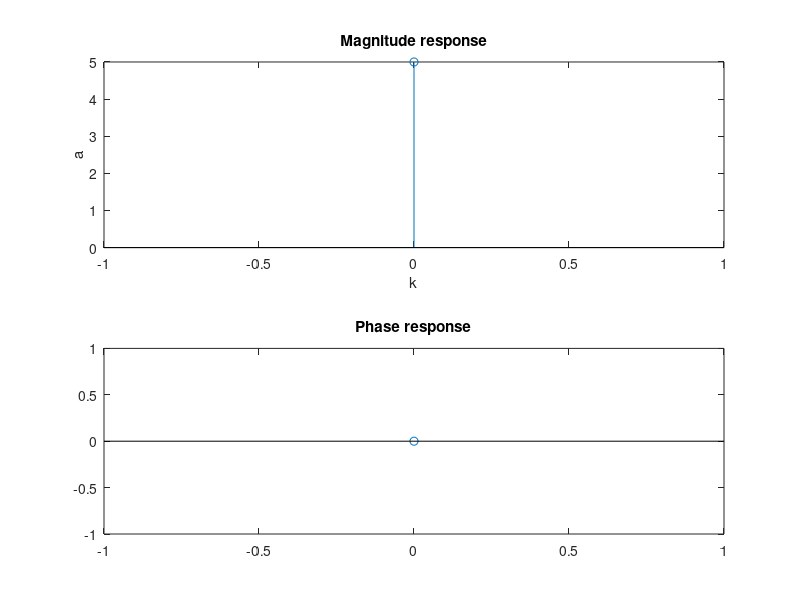

The MATLAB script that drew this image:
close all;
clear all;
clc;
x=input('Enter the sequence : ')
N=length(x);
a=zeros(1,N);
z=zeros(1,N);
y=[1:N];
p=bitrevorder(y);
t=expm(-i*2*pi/N);
for i=1:N
b=p(i);
a(b)=x(i);
end
for m=1:log2(N)
k=0:(2^(m-1))-1;
j=1;
i=1;
for q=1:N/2
z(i)=a(i)+a(i+2^(m-1))*t^k(j);
z(i+2^(m-1))=a(i)-a(i+2^(m-1))*t^k(j);
j=j+1;
if(mod(i,2^(m-1))==0)
i=i+2^(m-1)+1;
j=1;
else
i=i+1;
end
end
a=z;
end
a
k=0:1:N-1;
subplot(2,1,1);
stem(k,abs(a));
xlabel('k'),ylabel('a');
title('Magnitude response');
subplot(2,1,2),stem(k,angle(a));
title('Phase response');